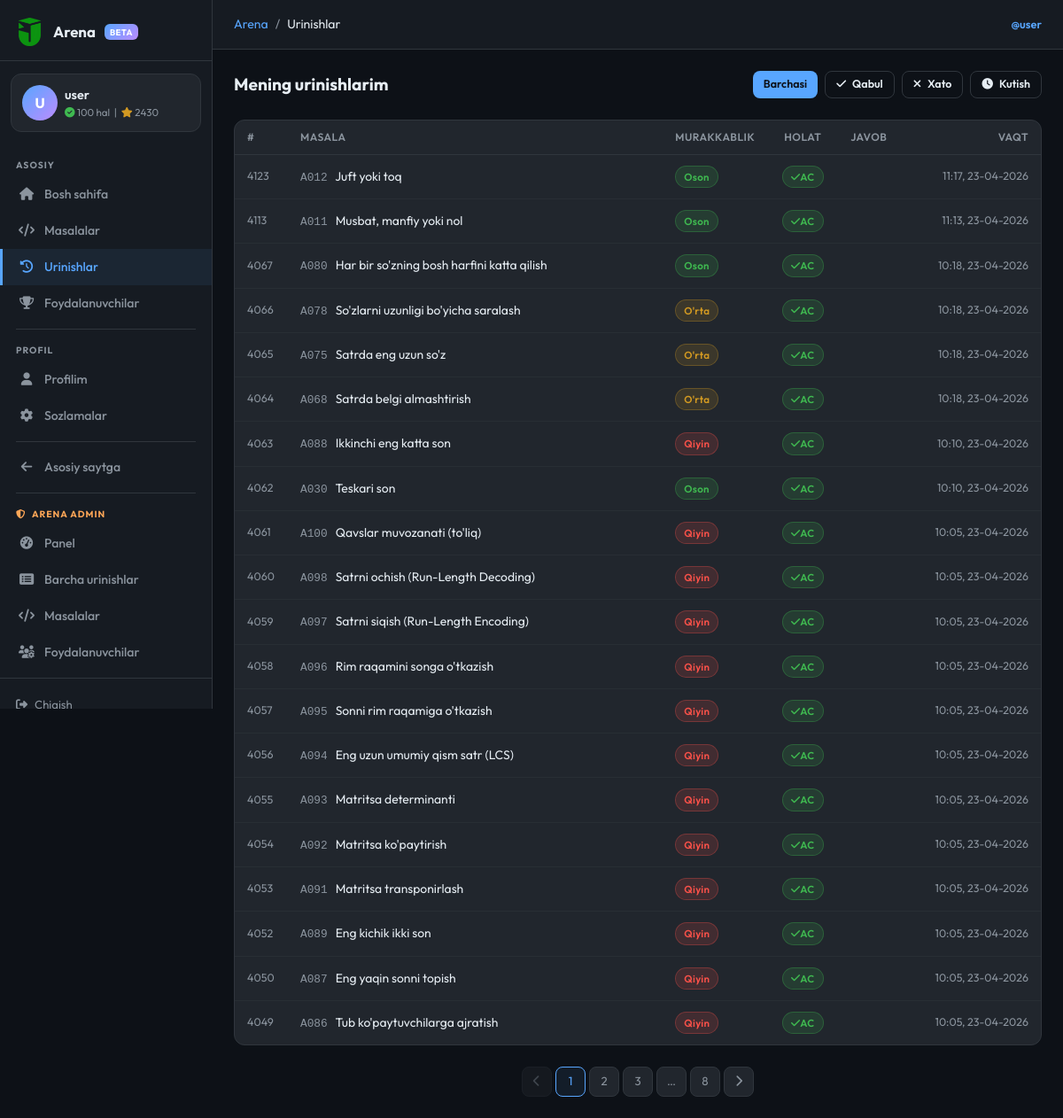
/arena/submissions (signed in), run on the app's committed database.
### models.py (models this page shows, shortened)
class ArenaUser(db.Model):
    __tablename__ = 'arena_users'
    id = db.Column(db.Integer, primary_key=True)
    username = db.Column(db.String(50), unique=True, nullable=False)
    full_name = db.Column(db.String(100), nullable=False)
    age = db.Column(db.Integer)
    password_hash = db.Column(db.String(256), nullable=False)
    bio = db.Column(db.Text, default='')
    rating = db.Column(db.Integer, default=0)
    problems_solved = db.Column(db.Integer, default=0)
    total_stars = db.Column(db.Integer, default=0)
    created_at = db.Column(db.DateTime, default=tashkent_now)
    last_seen = db.Column(db.DateTime, default=tashkent_now)
    submissions = db.relationship('ArenaSubmission', backref='user', lazy='dynamic')
    __table_args__ = (
        db.Index('ix_arena_user_username', 'username'),
        db.Index('ix_arena_user_rating', 'rating'),
    )

class ArenaProblem(db.Model):
    __tablename__ = 'arena_problems'
    id = db.Column(db.Integer, primary_key=True)
    code = db.Column(db.String(10), unique=True, nullable=False)  # A001, M005
    title = db.Column(db.String(200), nullable=False)
    description = db.Column(db.Text, nullable=False)
    input_format = db.Column(db.Text, default='')
    output_format = db.Column(db.Text, default='')
    constraints = db.Column(db.Text, default='')
    examples = db.Column(db.Text, default='[]')  # JSON: [{input, output, explanation}]
    hidden_tests = db.Column(db.Text, default='[]')  # JSON: [{input, output}] — foydalanuvchiga ko'rsatilmaydi
    difficulty = db.Column(db.String(10), default='easy')   # easy / medium / hard
    category = db.Column(db.String(50), default='general')
    correct_answer = db.Column(db.Text, default='')          # for auto-grading
    time_limit = db.Column(db.Float, default=1.0)            # seconds (display)
    memory_limit = db.Column(db.Integer, default=256)        # MB (display)
    is_active = db.Column(db.Boolean, default=True)
    created_at = db.Column(db.DateTime, default=tashkent_now)
    accepted_count = db.Column(db.Integer, default=0)
    submission_count = db.Column(db.Integer, default=0)
    submissions = db.relationship('ArenaSubmission', backref='problem', lazy='dynamic')
    __table_args__ = (
        db.Index('ix_arena_problem_difficulty', 'difficulty'),
        db.Index('ix_arena_problem_category', 'category'),
        db.Index('ix_arena_problem_active', 'is_active'),
    )

### routes/arena.py (the view)
@arena_bp.route('/submissions')
@arena_required
def submissions():
    uid = session['arena_user_id']
    status_f = request.args.get('status', '')
    page     = request.args.get('page', 1, type=int)
    q = ArenaSubmission.query.filter_by(user_id=uid)
    if status_f in ('AC', 'WA', 'PE'):
        q = q.filter_by(status=status_f)
    q = q.order_by(ArenaSubmission.submitted_at.desc())
    paginated = q.paginate(page=page, per_page=20, error_out=False)
    return render_template('arena/submissions.html',
                           subs=paginated,
                           current_status=status_f)

### models.py (called while the page is built)
def tashkent_now():
    return datetime.utcnow() + timedelta(hours=5)

### routes/arena.py (called while the page is built)
def _current_user():
    uid = session.get('arena_user_id')
    if not uid:
        return None
    return ArenaUser.query.get(uid)

def arena_required(f):
    @wraps(f)
    def decorated(*args, **kwargs):
        if not session.get('arena_user_id'):
            flash('Davom etish uchun tizimga kiring.', 'warning')
            return redirect(url_for('arena.login', next=request.full_path))
        return f(*args, **kwargs)
    return decorated

def _is_arena_admin():
    u = _current_user()
    return u is not None and u.username.lower() == ARENA_ADMIN_USERNAME

@arena_bp.context_processor
def _inject():
    u = _current_user()
    if u:
        u.last_seen = tashkent_now()
        try:
            db.session.commit()
        except Exception:
            db.session.rollback()
    return dict(arena_user=u, is_arena_admin=_is_arena_admin())

### templates/arena/submissions.html (shortened to what this page needs)
{% extends "arena/base.html" %}
{% block breadcrumb %}<li class="breadcrumb-item active">Urinishlar</li>{% endblock %}
{% block content %}
<div class="d-flex align-items-center justify-content-between mb-4 flex-wrap gap-2">
  <h2 style="font-size:1.2rem; font-weight:700; margin:0;">Mening urinishlarim</h2>
  <div class="d-flex gap-2">
    {% for lbl, val in [('Barchasi',''), ('Qabul','AC'), ('Xato','WA'), ('Kutish','PE')] %}
    <a href="{{ url_for('arena.submissions', status=val) }}"
       class="ar-btn ar-btn-sm {% if current_status == val %}ar-btn-primary{% else %}ar-btn-outline{% endif %}">
      {% if val == 'AC' %}<i class="fas fa-check"></i>{% elif val == 'WA' %}<i class="fas fa-times"></i>{% elif val == 'PE' %}<i class="fas fa-clock"></i>{% endif %}
      {{ lbl }}
    </a>
    {% endfor %}
  </div>
</div>
<div class="ar-card">
  <table class="ar-table">
    <thead><tr>
      <th style="width:60px">#</th>
      <th>Masala</th>
      <th style="width:90px">Murakkablik</th>
      <th style="width:80px; text-align:center">Holat</th>
      <th>Javob</th>
      <th style="width:110px; text-align:right">Vaqt</th>
    </tr></thead>
    <tbody>
    {% for s in subs.items %}
    <tr class="sub-row-link" onclick="viewCode({{ s.id }})">
      <td style="color:var(--ar-muted); font-size:.78rem;">{{ s.id }}</td>
      <td>
        <a href="{{ url_for('arena.problem_detail', pid=s.problem_id) }}"
           style="color:var(--ar-text); text-decoration:none;">
          <span style="font-family:'Courier New',monospace; color:var(--ar-muted); font-size:.8rem; margin-right:6px;">{{ s.problem.code }}</span>
          {{ s.problem.title }}
        </a>
      </td>
      <td>
        <span class="ar-badge badge-{{ s.problem.difficulty }}">
          {% if s.problem.difficulty == 'easy' %}Oson{% elif s.problem.difficulty == 'medium' %}O'rta{% else %}Qiyin{% endif %}
        </span>
      </td>
      <td style="text-align:center;">
        <span class="ar-badge badge-{{ s.status.lower() }}">
          {% if s.status == 'AC' %}<i class="fas fa-check"></i> {% elif s.status == 'WA' %}<i class="fas fa-times"></i> {% else %}<i class="fas fa-clock"></i> {% endif %}
          {{ s.status }}
        </span>
      </td>
      <td style="color:var(--ar-muted); font-size:.82rem; max-width:200px; overflow:hidden; text-overflow:ellipsis; white-space:nowrap;">
      </td>
      <td style="text-align:right; color:var(--ar-muted); font-size:.78rem; white-space:nowrap;">
        {{ s.submitted_at.strftime('%H:%M, %d-%m-%Y') }}
      </td>
    </tr>
    {% endfor %}
    </tbody>
  </table>
</div>
{% if subs.pages > 1 %}
<div class="d-flex justify-content-center mt-4">
  <div class="ar-pagination">
    <a href="{{ url_for('arena.submissions', page=subs.prev_num, status=current_status) }}"
       class="ar-page-btn {% if not subs.has_prev %}disabled{% endif %}">
      <i class="fas fa-chevron-left"></i>
    </a>
    {% for pg in subs.iter_pages(left_edge=1, right_edge=1, left_current=2, right_current=2) %}
      {% if pg %}
        <a href="{{ url_for('arena.submissions', page=pg, status=current_status) }}"
           class="ar-page-btn {% if pg == subs.page %}active{% endif %}">{{ pg }}</a>
      {% else %}
        <span class="ar-page-btn" style="pointer-events:none;">…</span>
      {% endif %}
    {% endfor %}
    <a href="{{ url_for('arena.submissions', page=subs.next_num, status=current_status) }}"
       class="ar-page-btn {% if not subs.has_next %}disabled{% endif %}">
      <i class="fas fa-chevron-right"></i>
    </a>
  </div>
</div>
{% endif %}
{% endblock %}

### templates/arena/base.html (shortened to what this page needs)
<!DOCTYPE html>
<html lang="uz">
<head>
  {% set _site_name = "Jahon School Arena — Asilbek Mirolimov" %}
  {% set _base_url  = (config.get("PUBLIC_BASE_URL","") or request.url_root).rstrip("/") %}
  {% set _default_desc = "Jahon School Arena — Asilbek Mirolimov tomonidan yaratilgan dasturlash platformasi. Masalalarni yeching, bilimingizni sinang, reytingda yuqoriga chiqing." %}
  {% set _default_kw   = "jahon school arena, jahon school test, asilbek mirolimov, arena, dasturlash, python, algoritmlar, online judge, bilim sinash, masala, kod, reyting, informatika, uzbekistan" %}
  {% set _og_image     = _base_url + url_for('static', filename='img/logo.png') %}
  <link href="https://cdn.jsdelivr.net/npm/bootstrap@5.3.0/dist/css/bootstrap.min.css" rel="stylesheet">
  <link rel="stylesheet" href="https://cdnjs.cloudflare.com/ajax/libs/font-awesome/6.4.0/css/all.min.css">
</head>
<body>
<aside class="ar-sidebar" id="arSidebar">
  <a class="ar-sidebar-logo" href="{{ url_for('arena.index') }}">
    <img src="{{ url_for('static', filename='img/logo.png') }}" alt="logo">
    <span>Arena</span>
    <span class="badge-arena">BETA</span>
  </a>
  {% if arena_user %}
  <div class="ar-user-card">
    <div class="d-flex align-items-center gap-2">
      <div class="av">{{ arena_user.username[0].upper() }}</div>
      <div style="min-width:0">
        <div class="uname">{{ arena_user.username }}</div>
        <div class="ustats">
          <i class="fas fa-check-circle" style="color:var(--ar-green)"></i>
          {{ arena_user.problems_solved }} hal &nbsp;|&nbsp;
          <i class="fas fa-star" style="color:var(--ar-yellow)"></i>
          {{ arena_user.rating }}
        </div>
      </div>
    </div>
  </div>
  {% endif %}
  <nav class="ar-nav">
    <div class="ar-nav-label">Asosiy</div>
    <a class="ar-nav-link {% if request.endpoint == 'arena.index' %}active{% endif %}"
       href="{{ url_for('arena.index') }}">
      <i class="fas fa-home"></i> Bosh sahifa
    </a>
    <a class="ar-nav-link {% if request.endpoint in ('arena.problems','arena.problem_detail') %}active{% endif %}"
       href="{{ url_for('arena.problems') }}">
      <i class="fas fa-code"></i> Masalalar
    </a>
    <a class="ar-nav-link {% if request.endpoint == 'arena.submissions' %}active{% endif %}"
       {% if arena_user %}href="{{ url_for('arena.submissions') }}"{% else %}href="{{ url_for('arena.login') }}"{% endif %}>
      <i class="fas fa-history"></i> Urinishlar
    </a>
    <a class="ar-nav-link {% if request.endpoint == 'arena.users' %}active{% endif %}"
       href="{{ url_for('arena.users') }}">
      <i class="fas fa-trophy"></i> Foydalanuvchilar
    </a>
    <div class="ar-nav-sep"></div>
    <div class="ar-nav-label">Profil</div>
    {% if arena_user %}
    <a class="ar-nav-link {% if request.endpoint == 'arena.profile' %}active{% endif %}"
       href="{{ url_for('arena.profile', username=arena_user.username) }}">
      <i class="fas fa-user"></i> Profilim
    </a>
    <a class="ar-nav-link {% if request.endpoint == 'arena.settings' %}active{% endif %}"
       href="{{ url_for('arena.settings') }}">
      <i class="fas fa-cog"></i> Sozlamalar
    </a>
    {% endif %}
    <div class="ar-nav-sep"></div>
    <a class="ar-nav-link" href="{{ url_for('main.index') }}" target="_blank">
      <i class="fas fa-arrow-left"></i> Asosiy saytga
    </a>
    {% if is_arena_admin %}
    <div class="ar-nav-sep"></div>
    <div class="ar-nav-label" style="color:var(--ar-orange);">
      <i class="fas fa-shield-alt" style="margin-right:4px;"></i> Arena Admin
    </div>
    <a class="ar-nav-link {% if request.endpoint == 'arena.arena_admin_dashboard' %}active{% endif %}"
       href="{{ url_for('arena.arena_admin_dashboard') }}">
      <i class="fas fa-tachometer-alt"></i> Panel
    </a>
    <a class="ar-nav-link {% if request.endpoint in ('arena.arena_admin_submissions',) %}active{% endif %}"
       href="{{ url_for('arena.arena_admin_submissions') }}">
      <i class="fas fa-list-alt"></i> Barcha urinishlar
    </a>
    <a class="ar-nav-link {% if request.endpoint in ('arena.arena_admin_problems','arena.arena_admin_problem_new','arena.arena_admin_problem_edit') %}active{% endif %}"
       href="{{ url_for('arena.arena_admin_problems') }}">
      <i class="fas fa-code"></i> Masalalar
    </a>
    <a class="ar-nav-link {% if request.endpoint == 'arena.arena_admin_users' %}active{% endif %}"
       href="{{ url_for('arena.arena_admin_users') }}">
      <i class="fas fa-users-cog"></i> Foydalanuvchilar
    </a>
    {% endif %}
  </nav>
  {% if arena_user %}
  <div class="ar-sidebar-footer">
    <a href="{{ url_for('arena.logout') }}">
      <i class="fas fa-sign-out-alt"></i> Chiqish
    </a>
  </div>
  {% endif %}
</aside>
<div class="ar-main">
  <div class="ar-topbar">
    <nav aria-label="breadcrumb">
      <ol class="breadcrumb">
        <li class="breadcrumb-item"><a href="{{ url_for('arena.index') }}">Arena</a></li>
        {% block breadcrumb %}{% endblock %}
      </ol>
    </nav>
    <div class="ms-auto" style="font-size:0.8rem; color:var(--ar-muted);">
      {% if arena_user %}
      <a href="{{ url_for('arena.profile', username=arena_user.username) }}"
         style="color:var(--ar-primary); text-decoration:none; font-weight:600;">
        @{{ arena_user.username }}
      </a>
      {% else %}
      <a href="{{ url_for('arena.login') }}" style="color:var(--ar-primary); text-decoration:none;">Kirish</a>
      &nbsp;/&nbsp;
      <a href="{{ url_for('arena.register') }}" style="color:var(--ar-muted); text-decoration:none;">Ro'yxat</a>
      {% endif %}
    </div>
  </div>
  <div class="ar-content">
    {% block content %}{% endblock %}
  </div>
</div>
</body>
</html>

### templates/arena/submissions.html (style rules this page uses)
.sub-row-link { cursor:pointer; }

### data on the page
ArenaUser: username "U", username "user", problems_solved "100", rating "2430"
ArenaProblem: problem.code "A012", problem "Juft yoki toq"
ArenaProblem: problem.code "A011", problem "Musbat, manfiy yoki nol"
ArenaProblem: problem.code "A080", problem "Har bir so'zning bosh harfini katta qilish"
ArenaProblem: problem.code "A078", problem "So'zlarni uzunligi bo'yicha saralash"
ArenaProblem: problem.code "A075", problem "Satrda eng uzun so'z"
ArenaProblem: problem.code "A068", problem "Satrda belgi almashtirish"
ArenaProblem: problem.code "A088", problem "Ikkinchi eng katta son"
ArenaProblem: problem.code "A030", problem "Teskari son"
ArenaProblem: problem.code "A100", problem "Qavslar muvozanati (to'liq)"
ArenaProblem: problem.code "A098", problem "Satrni ochish (Run-Length Decoding)"
ArenaProblem: problem.code "A097", problem "Satrni siqish (Run-Length Encoding)"
ArenaProblem: problem.code "A096", problem "Rim raqamini songa o'tkazish"
ArenaProblem: problem.code "A095", problem "Sonni rim raqamiga o'tkazish"
ArenaProblem: problem.code "A094", problem "Eng uzun umumiy qism satr (LCS)"
ArenaProblem: problem.code "A093", problem "Matritsa determinanti"
ArenaProblem: problem.code "A092", problem "Matritsa ko'paytirish"
ArenaProblem: problem.code "A091", problem "Matritsa transponirlash"
ArenaProblem: problem.code "A089", problem "Eng kichik ikki son"
ArenaProblem: problem.code "A087", problem "Eng yaqin sonni topish"
ArenaProblem: problem.code "A086", problem "Tub ko'paytuvchilarga ajratish"

### other printed values
{{ lbl }} "Barchasi" "Qabul" "Xato" "Kutish"
{{ s.id }} "4123" "4113" "4067" "4066" "4065" "4064" "4063" "4062" "4061" "4060" "4059" "4058" "4057" "4056" "4055" "4054" "4053" "4052" "4050" "4049"
{{ s.status }} "AC" "AC" "AC" "AC" "AC" "AC" "AC" "AC" "AC" "AC" "AC" "AC" "AC" "AC" "AC" "AC" "AC" "AC" "AC" "AC"
{{ s.submitted_at.strftime('%H:%M, %d-%m-%Y') }} "11:17, 23-04-2026" "11:13, 23-04-2026" "10:18, 23-04-2026" "10:18, 23-04-2026" "10:18, 23-04-2026" "10:18, 23-04-2026" "10:10, 23-04-2026" "10:10, 23-04-2026" "10:05, 23-04-2026" "10:05, 23-04-2026" "10:05, 23-04-2026" "10:05, 23-04-2026" "10:05, 23-04-2026" "10:05, 23-04-2026" "10:05, 23-04-2026" "10:05, 23-04-2026" "10:05, 23-04-2026" "10:05, 23-04-2026" "10:05, 23-04-2026" "10:05, 23-04-2026"
{{ pg }} "1" "2" "3" "8"
